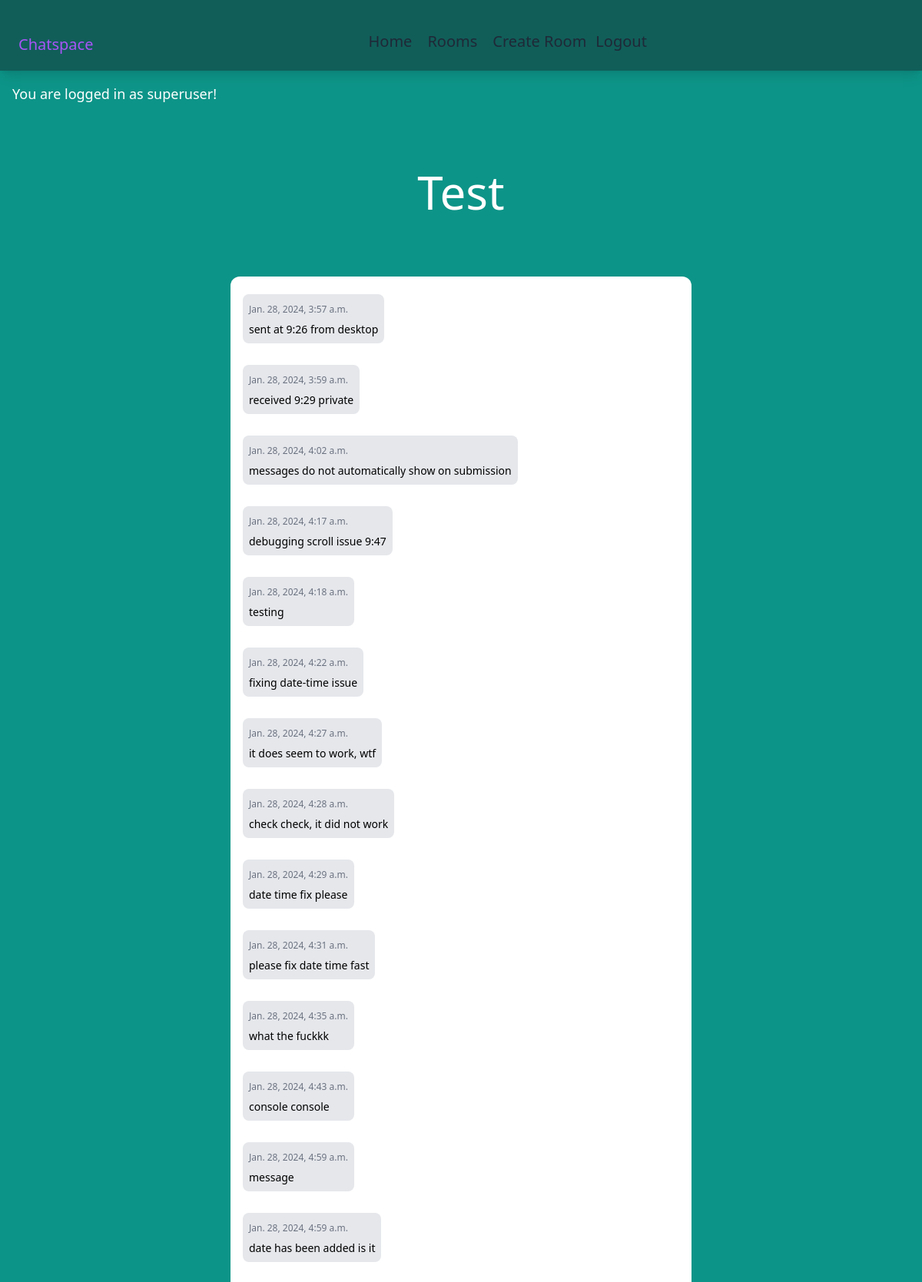
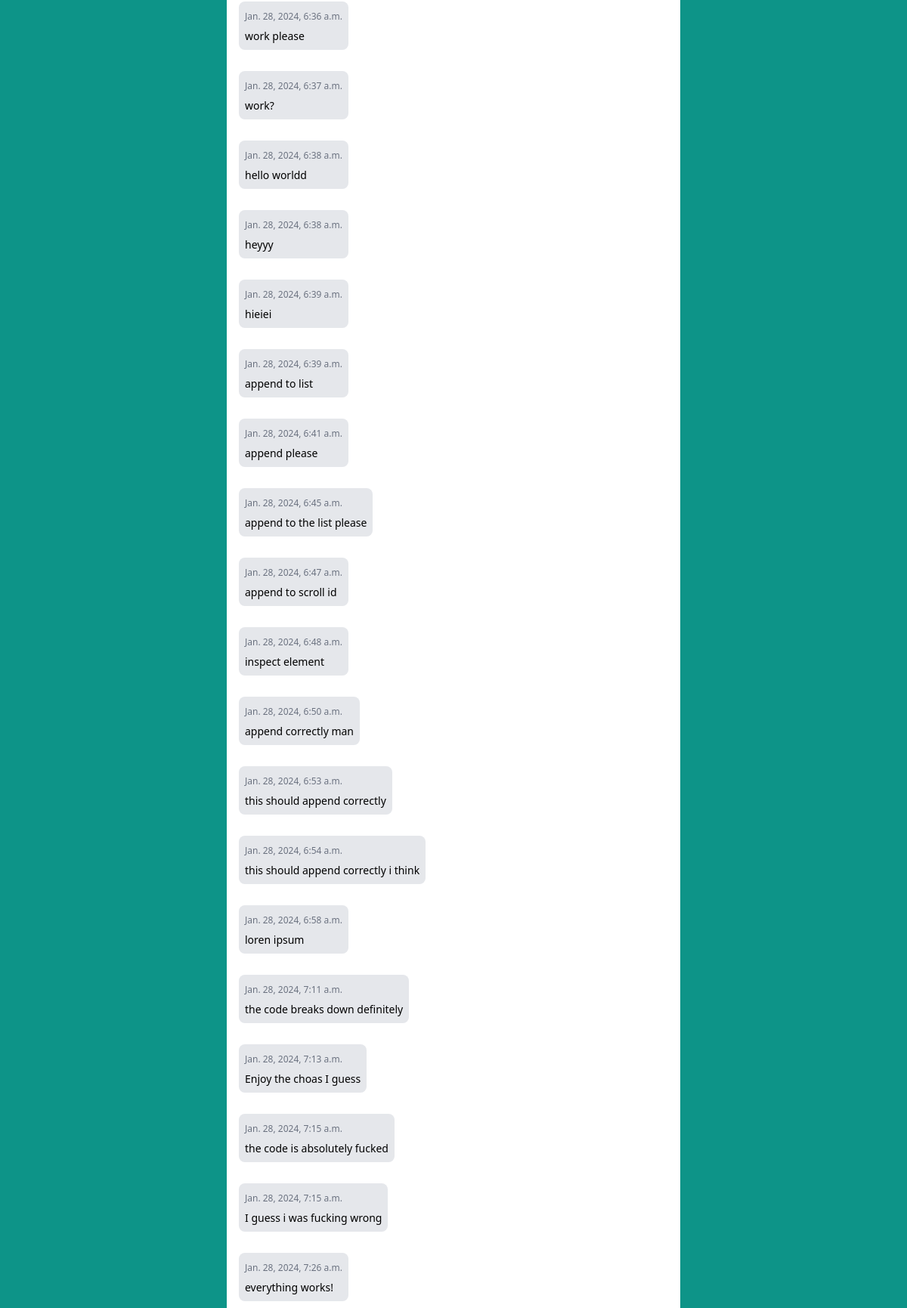
The page /rooms/test/ (signed in, upper part) on the database its author committed (2 pictures, top to bottom).
### rooms/models.py (models this page shows)
class Room(models.Model):
    name = models.CharField(max_length=127)
    slug = models.SlugField(unique=True)

class Message(models.Model):
    room = models.ForeignKey(Room, related_name='messages', on_delete=models.CASCADE)
    user = models.ForeignKey(User, related_name='messages', on_delete=models.CASCADE)
    content = models.TextField()
    date_added = models.DateTimeField(auto_now_add=True)
    class Meta:
        ordering = ('date_added',)

### rooms/views.py (the view)
# urls.py: path('<slug:slug>/', views.room, name='room'),
@login_required
def room(request, slug):
    room = Room.objects.get(slug=slug)
    messages = Message.objects.filter(room=room)
    if room.slug == 'test':
        if request.user.is_staff or request.user.is_superuser:
            return render(request, 'room/room.html', {'room': room, 'messages': messages})
        else:
            return render(request, 'room/error.html')
    return render(request, 'room/room.html', {'room': room, 'messages': messages})

### rooms/templates/room/room.html (shortened to what this page needs)
{% extends 'core/base.html' %}
{% block content %}
<div class="p-10 lg:p-20 text-center">
    <h1 class="text-3xl lg:text-6xl text-white font-spacemono"> {{ room.name }} </h1>
</div>
<div class="lg:w-1/2 mx-4 lg:mx-auto p-4 bg-white rounded-xl height overflow-y-auto font-spacemono" id="scroll">
    <div class="chat-messages space-y-3" id="chat-messages">
        {% for message in messages %}
            {% if user.get_username == message.user.username %}
                <div class="chat-message flex flex-col items-end text-end">
                    <div class="chat-message-content bg-gray-200 p-2 rounded-lg my-2 w-max">
                        <p class="font-semibold"> Me - {{ user.username }} </p> <div class="chat-message-meta text-gray-500 text-xs mt-1 my-2"> <p class="chat-message-time">{{ message.date_added }}</p></div>
                        <p class="text-sm">{{ message.content }}</p>
                    </div>
                </div>
            {% else %}
                <div class="chat-message flex flex-col">
                    <div class="chat-message-content bg-gray-200 p-2 rounded-lg my-2 w-max">
                        <p class="font-semibold"> {{ message.user.username }} </p> <div class="chat-message-meta text-gray-500 text-xs mt-1 my-2"> <p class="chat-message-time">{{ message.date_added }}</p></div>
                        <p class="text-sm">{{ message.content }}</p>
                    </div>
                </div>
            {% endif %}
        {% endfor %}
    </div>
</div>
{% endblock %}

### core/templates/core/base.html (shortened to what this page needs)
{% load static tailwind_tags %}
<!DOCTYPE html>
<html lang="en">
    <head>
        {% tailwind_css %}
    </head>
    <body class="bg-teal-600">
        {% url 'rooms' as roomsURL %}
        {% url 'createRoom' as createRoomURL %}
        {% url 'register' as registerURL %}
        {% url 'login' as loginURL %}
           <nav class="flex px-4 pt-6 pb-2 bg-teal-800 shadow-lg font-poppins text-xl">
            <div class="flex items-start">
                <a class="pt-5 px-2 text-purple-500" href="{% url 'frontPage' %}"> Chatspace </a>
            </div>
                <div class="w-full mx-auto px-4">
                    <div class="flex w-full justify-evenly">
                        <div class="hidden md:flex flex-grow justify-center items-center space-x-1">
                            <a href="{% url 'frontPage' %}" class="py-4 px-2 text-gray-800 {% if request.path == '/' %} border-b-4 border-purple-500 text-purple-500 {% endif %}">Home</a>
                            {% if request.user.is_authenticated %}
                                <a href="{% url 'rooms' %}" class="py-4 px-2 text-gray-800 {% if request.path == roomsURL %} border-b-4 border-purple-500 text-purple-500 {% endif %} hover:text-purple-500 transition duration-300">Rooms</a>
                                <a href="{% url 'createRoom' %}" class="py-4 px-2 text-gray-800  hover:text-purple-500 transition duration-300">Create Room</a>
                                <form action="{% url 'logout' %}" method="post">
                                    <button type="submit" class="py-1 rounded-xl text-gray-800 hover:text-purple-500 transition duration-300"> Logout </button>
                                </form>
                            {% endif %}
                        </div>
                    </div>
                </div>
            </nav>
           <div class="px-4 pt-4">
                {% if user.get_username %}
                    <p class="text-sm md:text-lg pb-1 text-white font-poppins"> You are logged in as {{ user.get_username }}! </p>
                {% else %}
                    <p class="text-md md:text-lg pb-1 text-white font-poppins"> You are not logged in. </p>
                {% endif %}
            </div>
           {% block content %}
           {% endblock %}
    </body>
</html>

### core/templates/core/base.html (style rules this page uses)
nav { text-align: center; }

### rooms/templates/room/room.html (style rules this page uses)
.height { height: 63vh; }

### rows shown on the page
Room: name "Test"
Message: date_added "Jan. 28, 2024, 3:57 a.m.", content "sent at 9:26 from desktop"
Message: date_added "Jan. 28, 2024, 3:59 a.m.", content "received 9:29 private"
Message: date_added "Jan. 28, 2024, 4:02 a.m.", content "messages do not automatically show on submission"
Message: date_added "Jan. 28, 2024, 4:17 a.m.", content "debugging scroll issue 9:47"
Message: date_added "Jan. 28, 2024, 4:18 a.m.", content "testing"
Message: date_added "Jan. 28, 2024, 4:22 a.m.", content "fixing date-time issue"
Message: date_added "Jan. 28, 2024, 4:27 a.m.", content "it does seem to work, wtf"
Message: date_added "Jan. 28, 2024, 4:28 a.m.", content "check check, it did not work"
Message: date_added "Jan. 28, 2024, 4:29 a.m.", content "date time fix please"
Message: date_added "Jan. 28, 2024, 4:31 a.m.", content "please fix date time fast"
Message: date_added "Jan. 28, 2024, 4:35 a.m.", content "what the fuckkk"
Message: date_added "Jan. 28, 2024, 4:43 a.m.", content "console console"
Message: date_added "Jan. 28, 2024, 4:59 a.m.", content "message"
Message: date_added "Jan. 28, 2024, 4:59 a.m.", content "date has been added is it"
Message: date_added "Jan. 28, 2024, 6:36 a.m.", content "work please"
Message: date_added "Jan. 28, 2024, 6:37 a.m.", content "work?"
Message: date_added "Jan. 28, 2024, 6:38 a.m.", content "hello worldd"
Message: date_added "Jan. 28, 2024, 6:38 a.m.", content "heyyy"
Message: date_added "Jan. 28, 2024, 6:39 a.m.", content "hieiei"
Message: date_added "Jan. 28, 2024, 6:39 a.m.", content "append to list"
Message: date_added "Jan. 28, 2024, 6:41 a.m.", content "append please"
Message: date_added "Jan. 28, 2024, 6:45 a.m.", content "append to the list please"
Message: date_added "Jan. 28, 2024, 6:47 a.m.", content "append to scroll id"
Message: date_added "Jan. 28, 2024, 6:48 a.m.", content "inspect element"
Message: date_added "Jan. 28, 2024, 6:50 a.m.", content "append correctly man"
Message: date_added "Jan. 28, 2024, 6:53 a.m.", content "this should append correctly"
Message: date_added "Jan. 28, 2024, 6:54 a.m.", content "this should append correctly i think"
Message: date_added "Jan. 28, 2024, 6:58 a.m.", content "loren ipsum"
Message: date_added "Jan. 28, 2024, 7:11 a.m.", content "the code breaks down definitely"
Message: date_added "Jan. 28, 2024, 7:13 a.m.", content "Enjoy the choas I guess"
Message: date_added "Jan. 28, 2024, 7:15 a.m.", content "the code is absolutely fucked"
Message: date_added "Jan. 28, 2024, 7:15 a.m.", content "I guess i was fucking wrong"
Message: date_added "Jan. 28, 2024, 7:26 a.m.", content "everything works!"

### other values the page prints
{{ user.get_username }} "superuser"
